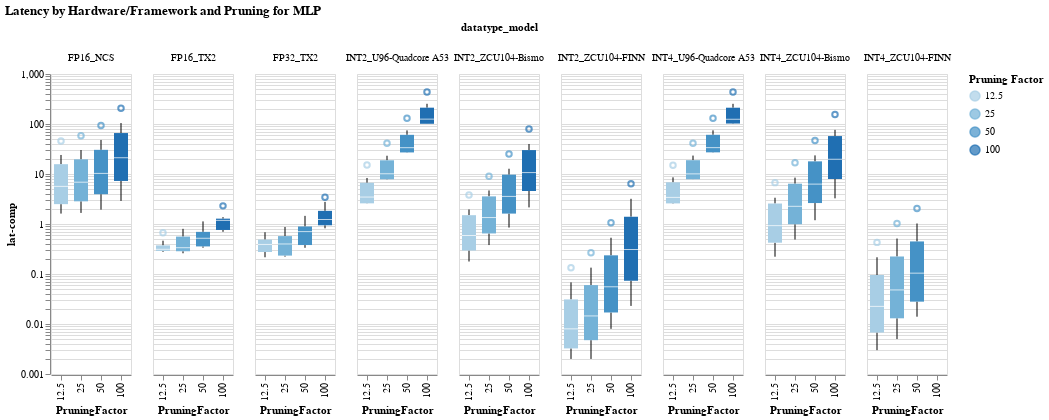

This figure's notebook cell:
### Markdown cell above
### Boxplots

### Code cell
#hide_input
%run scripts/altair_plots.py  #run the plot script if it wasn't previously run
boxplot(df=mnist_df, xaxis='PruningFactor', yaxis="lat-comp", color_col= 'PruningFactor', facet_column='datatype_model' , title="Latency by Hardware/Framework and Pruning for MLP")

### Figure 1 — Vega-Lite specification as saved in the notebook (floating-point values rounded to 4 significant figures; data arrays with more than 128 entries replaced by an {"elided": "..."} marker saying what was removed)
{"config": {"view": {"continuousWidth": 400, "continuousHeight": 300}}, "data": {"name": "data-4bd769fc07ec31f2fc2a2bda82a76e3c"}, "facet": {"column": {"type": "nominal", "field": "datatype_model"}}, "spec": {"mark": "boxplot", "encoding": {"color": {"type": "ordinal", "field": "PruningFactor", "title": "Pruning Factor"}, "x": {"type": "ordinal", "field": "PruningFactor"}, "y": {"type": "quantitative", "field": "lat-comp", "scale": {"type": "log"}, "title": "lat-comp"}}, "selection": {"selector008": {"type": "interval", "bind": "scales", "encodings": ["x", "y"]}}}, "title": "Latency by Hardware/Framework and Pruning for MLP", "$schema": "https://vega.github.io/schema/vega-lite/v4.0.2.json", "datasets": {"data-4bd769fc07ec31f2fc2a2bda82a76e3c": {"elided": "278 records"}}}
